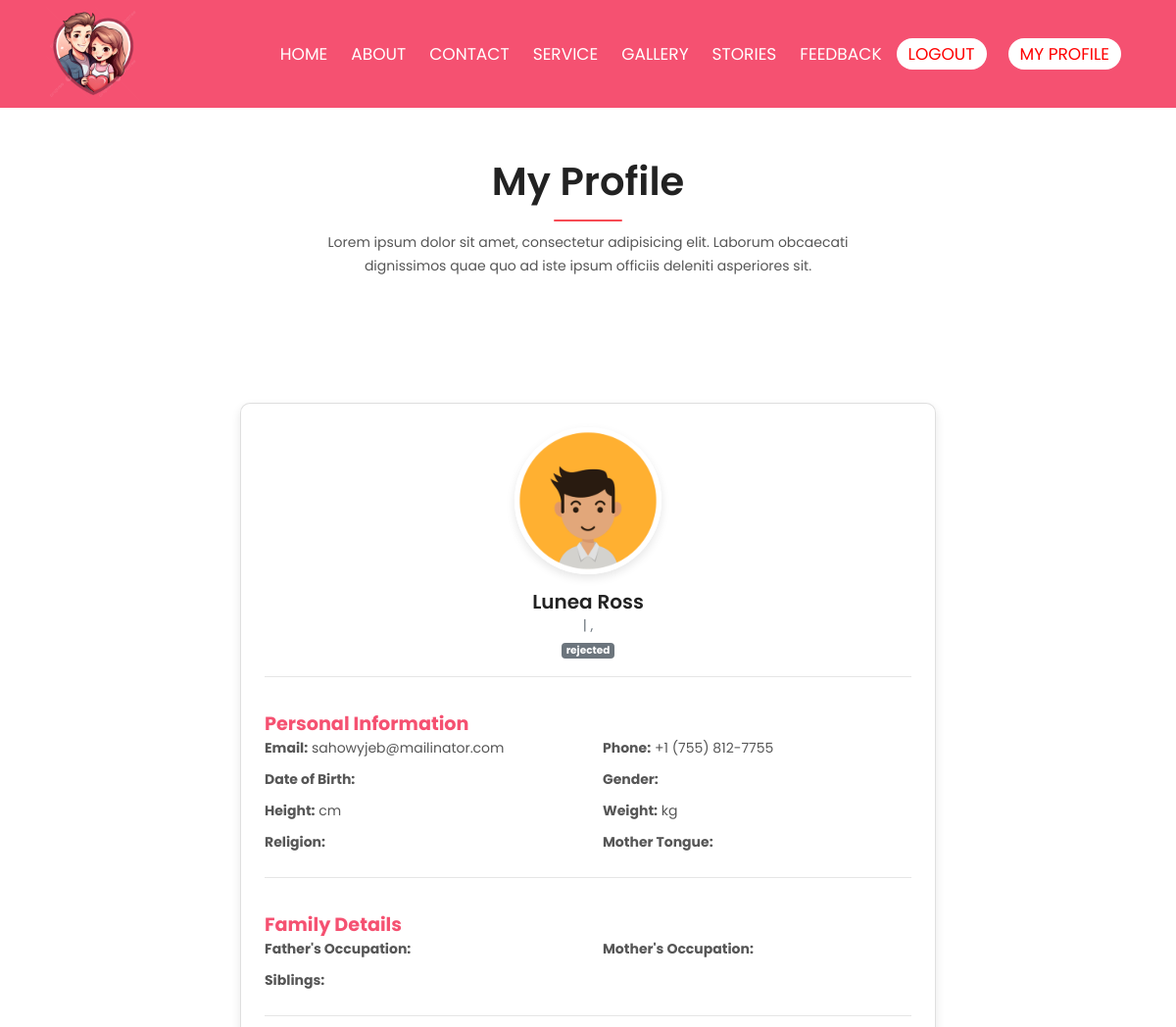
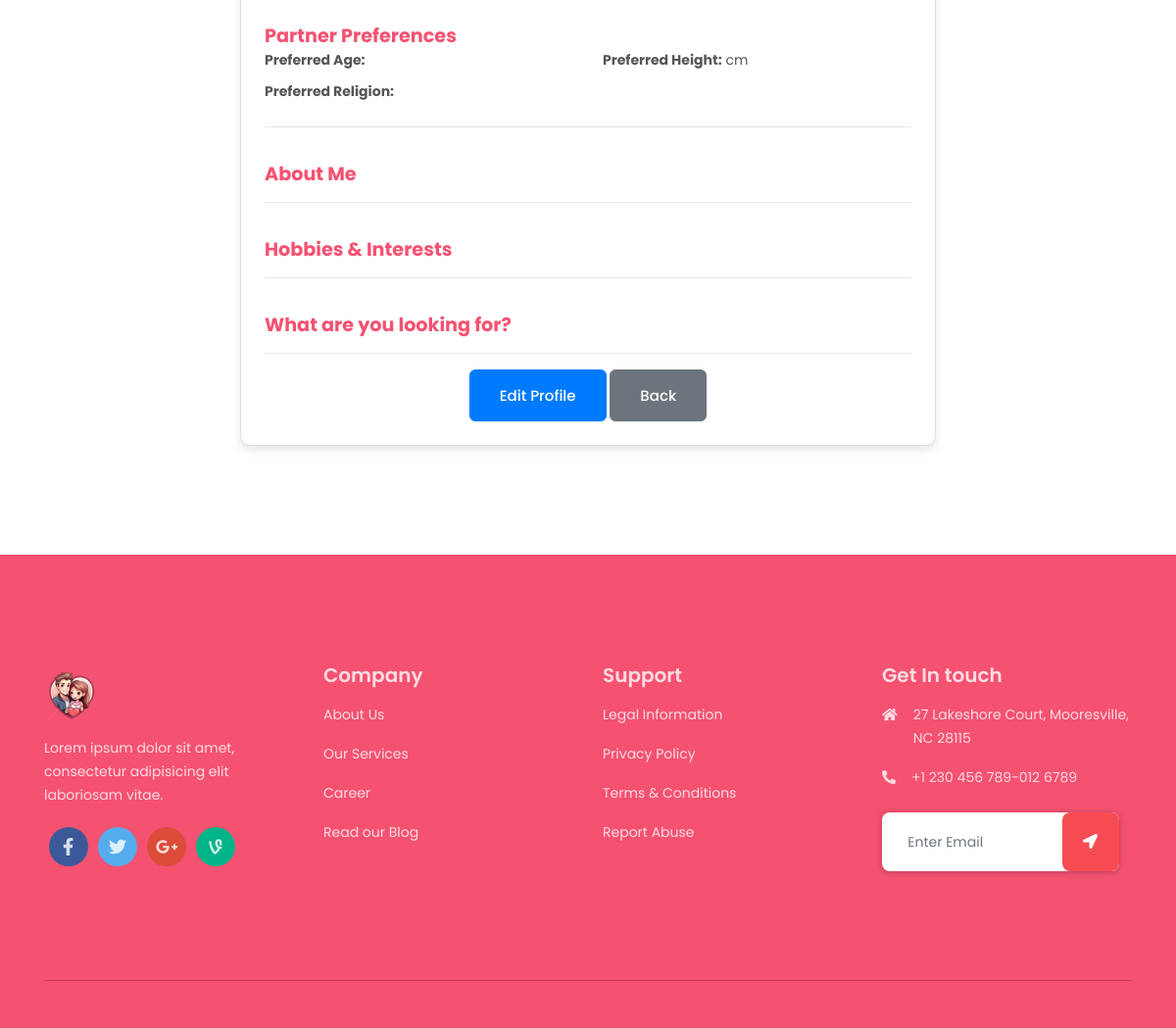
Screenshot of /my_profile.php (signed in) with the database file from the repository (2 pictures, top to bottom).
### tables this page shows
CREATE TABLE `users` (
  `id` int(11) NOT NULL,
  `role_id` int(11) NOT NULL DEFAULT 2,
  `full_name` varchar(255) DEFAULT NULL,
  `profile_img` varchar(255) NOT NULL DEFAULT 'assets/img/avatar/avatar-1.png',
  `password` varchar(255) DEFAULT NULL,
  `dob` date DEFAULT NULL,
  `gender` varchar(10) DEFAULT NULL,
  `email` varchar(255) DEFAULT NULL,
  `phone_no` varchar(20) DEFAULT NULL,
  `height` float DEFAULT NULL,
  `weight` float DEFAULT NULL,
  `cast` varchar(255) DEFAULT NULL,
  `place_of_birth` varchar(255) DEFAULT NULL,
  `state` varchar(255) DEFAULT NULL,
  `city` varchar(255) DEFAULT NULL,
  `religion` varchar(255) DEFAULT NULL,
  `mother_tongue` varchar(255) DEFAULT NULL,
  `education` varchar(255) DEFAULT NULL,
  `occupation` varchar(255) DEFAULT NULL,
  `income` decimal(10,2) DEFAULT NULL,
  `father_occupation` varchar(255) DEFAULT NULL,
  `mother_occupation` varchar(255) DEFAULT NULL,
  `siblings` int(11) DEFAULT NULL,
  `partner_age` int(11) DEFAULT NULL,
  `partner_height` float DEFAULT NULL,
  `partner_religion` varchar(255) DEFAULT NULL,
  `personality_traits` text DEFAULT NULL,
  `hobbies` text DEFAULT NULL,
  `about_me` text DEFAULT NULL,
  `what_are_you_looking_for` text DEFAULT NULL,
  `status` varchar(50) DEFAULT NULL,
  `created_at` timestamp NOT NULL DEFAULT current_timestamp(),
  `updated_at` timestamp NOT NULL DEFAULT current_timestamp() ON UPDATE current_timestamp()
);

### db.php (called while the page is built, shortened)
<?php
$base_url = "http://" . $_SERVER['HTTP_HOST'] . dirname($_SERVER['SCRIPT_NAME']);
?>

### check_login.php (called while the page is built, shortened)
<?php
$user_id = $_SESSION['user_data']['id'];
?>

### my_profile.php (the view, shortened to what this page needs)
<?php include 'header.php'; ?>
<?php include 'check_login.php'; ?>
<?php
    $sql = "SELECT * FROM users WHERE id = $user_id";
    $result = mysqli_query($conn, $sql);
    if ($result && mysqli_num_rows($result) > 0) {
        $user = mysqli_fetch_assoc($result);
    } else {
        echo "No user found.";
    }
?>
<section id="contact" class="contact-area ptb_100 mt-5">
    <div class="container">
        <div class="row justify-content-center">
            <div class="col-12 col-md-10 col-lg-6">
                <div class="section-heading text-center">
                    <h2 class="text-capitalize">My Profile</h2>
                    <p class="d-none d-sm-block mt-4">Lorem ipsum dolor sit amet, consectetur adipisicing elit. Laborum
                        obcaecati dignissimos quae quo ad iste ipsum officiis deleniti asperiores sit.</p>
                </div>
            </div>
        </div>
<div class="container mt-5">
    <div class="row justify-content-center">
        <div class="col-lg-8">
            <div class="card p-4">
                <div class="text-center">
<img src="<?= htmlspecialchars($base_url . '/' . $user['profile_img']) ?>"
     alt="Profile Picture"
     class="profile-img"
     onerror="this.onerror=null; this.src='<?= $base_url ?>/assets/img/avatar/avatar-1.png';">
                    <h3 class="mt-3"><?= htmlspecialchars($user['full_name']) ?></h3>
                    <p class="text-muted"><?= htmlspecialchars($user['occupation']) ?> | <?= htmlspecialchars($user['city']) ?>, <?= htmlspecialchars($user['state']) ?></p>
                <?php if ($user['status'] == 'active'): ?>
                    <span class="badge badge-success">Active</span>
                <?php else: ?>
                    <span class="badge badge-secondary"><?php echo $user['status']; ?></span>
                <?php endif; ?>
                </div>
                <hr>
                <div class="section-title">Personal Information</div>
                <div class="row">
                    <div class="col-md-6 info-item"><strong>Email:</strong> <?= htmlspecialchars($user['email']) ?></div>
                    <div class="col-md-6 info-item"><strong>Phone:</strong> <?= htmlspecialchars($user['phone_no']) ?></div>
                    <div class="col-md-6 info-item"><strong>Date of Birth:</strong> <?= htmlspecialchars($user['dob']) ?></div>
                    <div class="col-md-6 info-item"><strong>Gender:</strong> <?= htmlspecialchars($user['gender']) ?></div>
                    <div class="col-md-6 info-item"><strong>Height:</strong> <?= htmlspecialchars($user['height']) ?> cm</div>
                    <div class="col-md-6 info-item"><strong>Weight:</strong> <?= htmlspecialchars($user['weight']) ?> kg</div>
                    <div class="col-md-6 info-item"><strong>Religion:</strong> <?= htmlspecialchars($user['religion']) ?></div>
                    <div class="col-md-6 info-item"><strong>Mother Tongue:</strong> <?= htmlspecialchars($user['mother_tongue']) ?></div>
                </div>
                <hr>
                <div class="section-title">Family Details</div>
                <div class="row">
                    <div class="col-md-6 info-item"><strong>Father's Occupation:</strong> <?= htmlspecialchars($user['father_occupation']) ?></div>
                    <div class="col-md-6 info-item"><strong>Mother's Occupation:</strong> <?= htmlspecialchars($user['mother_occupation']) ?></div>
                    <div class="col-md-6 info-item"><strong>Siblings:</strong> <?= htmlspecialchars($user['siblings']) ?></div>
                </div>
                <hr>
                <div class="section-title">Partner Preferences</div>
                <div class="row">
                    <div class="col-md-6 info-item"><strong>Preferred Age:</strong> <?= htmlspecialchars($user['partner_age']) ?></div>
                    <div class="col-md-6 info-item"><strong>Preferred Height:</strong> <?= htmlspecialchars($user['partner_height']) ?> cm</div>
                    <div class="col-md-6 info-item"><strong>Preferred Religion:</strong> <?= htmlspecialchars($user['partner_religion']) ?></div>
                </div>
                <hr>
                <div class="section-title">About Me</div>
                <hr>
                <div class="section-title">Hobbies & Interests</div>
                <hr>
                <div class="section-title">What are you looking for?</div>
                <hr>
                <div class="text-center">
                    <a href="update_profile.php" class="btn btn-primary">Edit Profile</a>
                    <a href="index.php" class="btn btn-secondary">Back</a>
                </div>
            </div>
        </div>
    </div>
</div>
    </div>
</section>
<?php include 'footer.php'; ?>

### assets/css/style.css (style rules this page uses)
* { margin: 0; padding: 0; }
body { font-family: 'Poppins', sans-serif; font-size: 14px; line-height: 24px; font-weight: 400; color: #565656; }
section, .section { position: relative; }
.container { width: 100%; margin: 0 auto; }
h1, h2, h3, .h3, h4, h5, h6 { font-weight: 600; color: #222; margin-bottom: 0; }
h2 { font-size: 40px; line-height: 1.3; }
h3, .h3 { font-size: 20px; line-height: 1.2; }
p { font-size: 14px; font-weight: 400; line-height: 24px; color: #565656; margin-bottom: 0; }
a { color: #444; -webkit-transition: all 0.3s ease 0s; transition: all 0.3s ease 0s; }
a, a:hover, a:focus, .btn:focus { text-decoration: none; outline: none; -webkit-box-shadow: none; box-shadow: none; }
img { height: auto; max-width: 100%; }
.section-heading { margin-bottom: 80px; }
.section-heading > h2 { position: relative; }
.section-heading > h2::after { position: absolute; content: ''; height: 2px; width: 70px; background: #f74b54; border-radius: 8px; bottom: -15px; left: 50%; -webkit-transform: translateX(-50%); transform: translateX(-50%); }
.ptb_100 { padding: 100px 0; }
.btn { font-size: 15px; font-weight: 500; color: #fff; line-height: 1; text-align: center; padding: 18px 30px; border-radius: 6px; outline: 0 none; position: relative; z-index: 1; }

### header.php (style rules this page uses)
.ptb_100 { padding: 111px 0 !important; }

### my_profile.php (style rules this page uses)
.profile-img { width: 150px; height: 150px; object-fit: cover; border-radius: 50%; border: 3px solid #fff; box-shadow: 0px 4px 10px rgba(0, 0, 0, 0.1); }
.card { border-radius: 10px; box-shadow: 0px 4px 10px rgba(0, 0, 0, 0.1); }
.section-title { font-size: 1.2rem; font-weight: bold; color:#f55171; margin-top: 20px; }
.info-item { margin-bottom: 8px; }

### rows the page displays
users: profile_img (picture), full_name "Lunea Ross", status "rejected", email "sahowyjeb@mailinator.com", phone_no "+1 (755) 812-7755"
